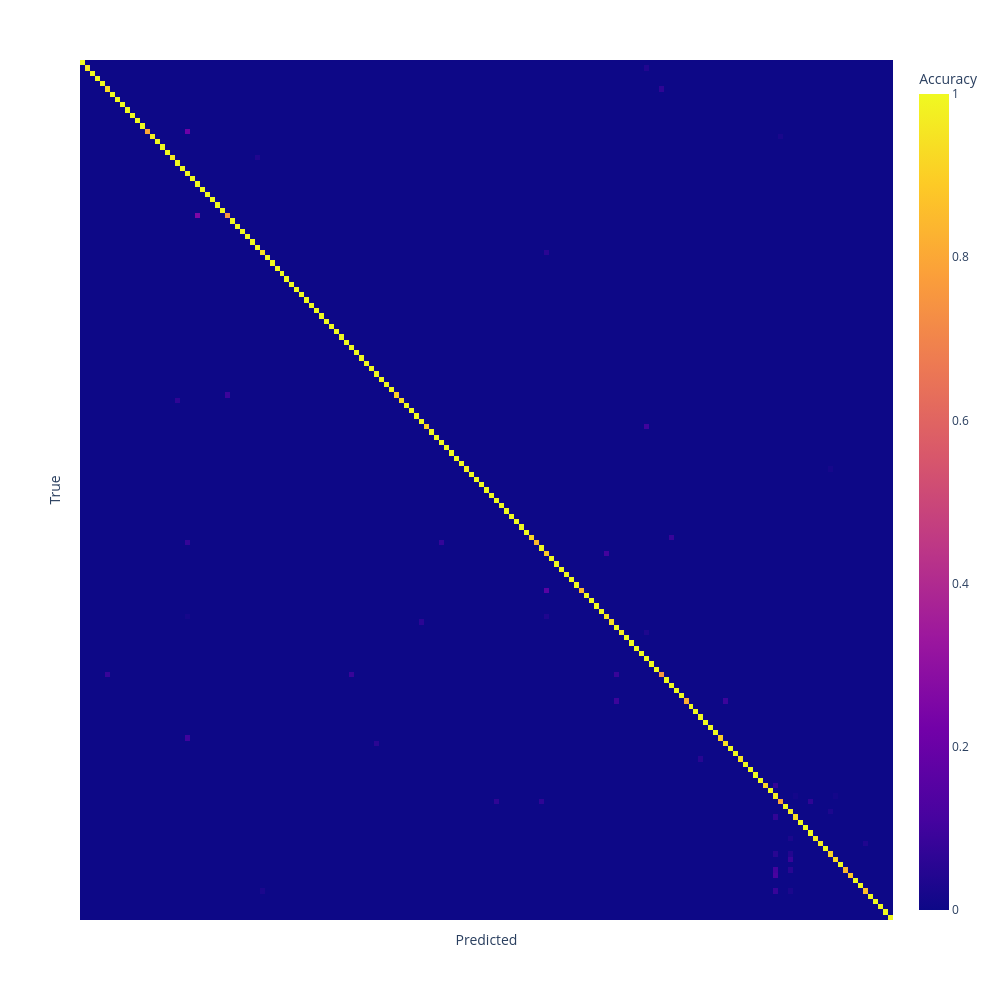

Source (notebook cell):
### Code cell
CVfig = px.imshow(CM, labels=dict(x="Predicted", y="True", color="Accuracy"), y=labelnames)
CVfig.update_yaxes(showticklabels=False)
CVfig.update_xaxes(showticklabels=False)
CVfig.update_layout(width=1000, height=1000)

### Figure 1 — Plotly figure (JSON) as saved in the notebook; plotly's stock layout.template omitted (floating-point values rounded to 4 significant figures; data arrays with more than 128 entries replaced by an {"elided": "..."} marker saying what was removed)
{"data": [{"coloraxis": "coloraxis", "hovertemplate": "Predicted: %{x}<br>True: %{y}<br>Accuracy: %{z}<extra></extra>", "name": "0", "type": "heatmap", "xaxis": "x", "y": {"elided": "163 str values"}, "yaxis": "y", "z": {"elided": "163x163 float values"}}], "layout": {"coloraxis": {"colorbar": {"title": {"text": "Accuracy"}}, "colorscale": [[0, "#0d0887"], [0.1111, "#46039f"], [0.2222, "#7201a8"], [0.3333, "#9c179e"], [0.4444, "#bd3786"], [0.5556, "#d8576b"], [0.6667, "#ed7953"], [0.7778, "#fb9f3a"], [0.8889, "#fdca26"], [1, "#f0f921"]]}, "height": 1000, "margin": {"t": 60}, "width": 1000, "xaxis": {"anchor": "y", "constrain": "domain", "domain": [0, 1], "scaleanchor": "y", "showticklabels": false, "title": {"text": "Predicted"}}, "yaxis": {"anchor": "x", "autorange": "reversed", "constrain": "domain", "domain": [0, 1], "showticklabels": false, "title": {"text": "True"}}}}
